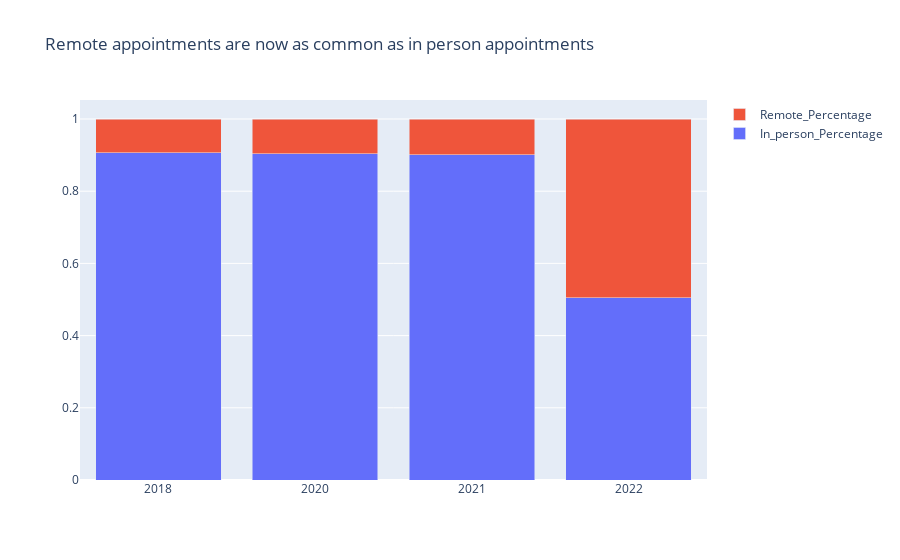

This figure's notebook cell:
### Code cell
data0 = go.Bar(
    x = comparison_table.Year,
    y = comparison_table.In_person_Percentage,
    name = "In_person_Percentage"
)

data1 = go.Bar(
    x = comparison_table.Year,
    y = comparison_table.Remote_Percentage,
    name = "Remote_Percentage"
)

data = [data0, data1]

layout = go.Layout(title = ' Remote appointments are now as common as in person appointments', barmode = 'stack')

figure = go.Figure(data = data, layout = layout)
figure.show()

### Figure 1 — Plotly figure (JSON) as saved in the notebook; plotly's stock layout.template omitted (floating-point values rounded to 4 significant figures)
{"data": [{"name": "In_person_Percentage", "type": "bar", "x": ["2018", "2020", "2021", "2022"], "y": [0.9068, 0.9043, 0.9003, 0.5053]}, {"name": "Remote_Percentage", "type": "bar", "x": ["2018", "2020", "2021", "2022"], "y": [0.09323, 0.09569, 0.09966, 0.4947]}], "layout": {"barmode": "stack", "title": {"text": " Remote appointments are now as common as in person appointments"}}}
